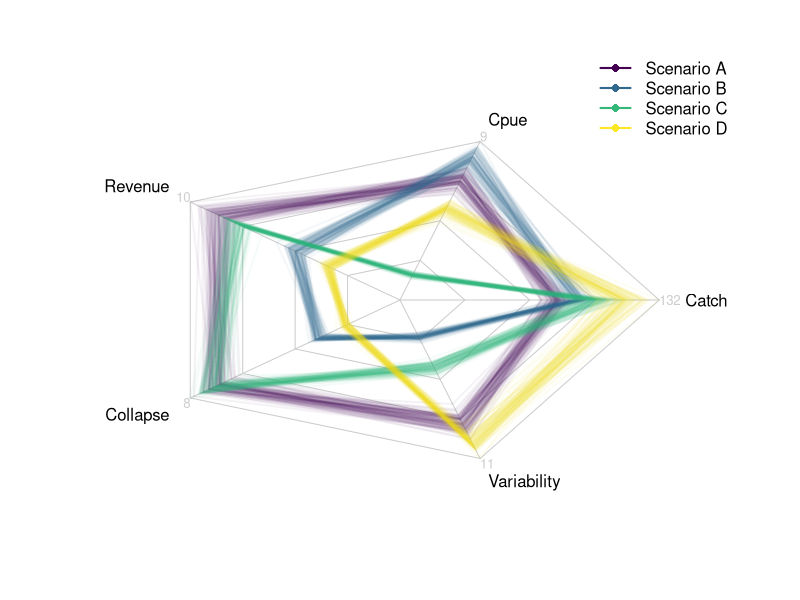

Write the R code that produced this figure.
# Function to plot multiple datasets on the same radar chart
multi_radar_plot <- function(categories, values_list, names = NULL, title = "", 
                             circle = FALSE, colors = NULL, webclr = "grey80", fill = FALSE, alpha = 0.05) {
  # Number of categories and datasets
  n <- length(categories)
  m <- length(values_list)
  nmc <- nrow(values_list[[1]])
  # Set default names if not provided
  if (is.null(names)) {
    names <- paste("Data", 1:m)
  }
  # Set default colors if not provided
  if (is.null(colors)) {
    colors <- viridis::viridis(m)
  }
  max_values <- apply(do.call("rbind", values_list), 2, max)

  # Calculate angles for each category
  angles <- seq(0, 2 * pi, length.out = n + 1)
  
  # Create a blank plot
  plot(0, 0, type = "n", xlim = c(-1, 1), ylim = c(-1, 1),
       xlab = "", ylab = "", main = title, axes = FALSE)
  
  # Draw axis lines for each category
  grid_values <- seq(0, 1, length.out = 5)[-1]
  if (circle){
    for (r in grid_values) {
      points(x = r * cos(seq(0, 2 * pi, length.out = 100)),
             y = r * sin(seq(0, 2 * pi, length.out = 100)),
             type = "l", lty = 1, col = webclr)
    }
  }
  for (i in 1:n) {
    lines(c(0, cos(angles[i])), c(0, sin(angles[i])), col = webclr)
    if(!circle){
        x_one <- grid_values * cos(angles[i])
        x_two <- grid_values * cos(angles[i + 1])
        y_one <- grid_values * sin(angles[i])
        y_two <- grid_values * sin(angles[i + 1])
        segments(x_one, y_one, x_two, y_two, col = webclr)
    }
    # Add category labels
    text_x <- 1.1  * cos(angles[i])
    text_y <- 1.1  * sin(angles[i])
    
    # Adjust text alignment
    hjust <- 0.5
    vjust <- 0.5
    if (cos(angles[i]) < -0.1) hjust <- 1
    if (cos(angles[i]) > 0.1) hjust <- 0
    if (sin(angles[i]) < -0.1) vjust <- 1
    if (sin(angles[i]) > 0.1) vjust <- 0
    text(text_x, text_y, labels = categories[i], adj = c(hjust, vjust))
    #add max axis values
    text(cos(angles[i]), sin(angles[i]), labels = round(max_values[i]), col = webclr, cex = 0.8, adj = c(hjust, vjust))  
  }
  
  # Plot each dataset
  for (i in 1:m) {
    values <- values_list[[i]]
    for (j in 1:ncol(values)){
        values[,j] <- values[,j] / max_values[j]
    }
    for(imc in 1:nmc){  
    # Calculate coordinates
      data_x <- values[imc, ] * cos(angles[1:n])
      data_y <- values[imc, ] * sin(angles[1:n])
    
    # Closed polygon coordinates
      data_x_closed <- c(data_x, data_x[1])
      data_y_closed <- c(data_y, data_y[1])
    
    # Fill polygon if requested
      if (fill) {
        polygon(data_x_closed, data_y_closed, 
                col = adjustcolor(colors[i], alpha.f = alpha), 
                border = NA)
      }
    
      # Draw outline
      lines(data_x_closed, data_y_closed, col = adjustcolor(colors[i], alpha.f = alpha), lwd = 2)
    
      # Add points
      #points(data_x, data_y, pch = 16, col = colors[i])
    }
  }
  
  # Add legend
  legend(par("usr")[2] * 0.7, par("usr")[4] + (par("usr")[4] - par("usr")[3]) * 0.2,
        legend = names, col = colors, lty = 1, lwd = 2, pch = 16, bty = "n")
}

#Multiple scenarios mcmc results
scenarios <- c("Scenario A", "Scenario B", "Scenario C", "Scenario D")
categories <- c("Catch", "Cpue", "Revenue", "Collapse", "Variability")

values1 <- sapply(c(80, 7.2, 9.0, 6.8, 8.3),FUN = function(x) rnorm(100,x,x*0.05))
values2 <- sapply(c(90, 8.5, 5.2, 3.0, 2.5),FUN = function(x) rnorm(100,x,x*0.05))
values3 <- sapply(c(100, 1.5, 8.2, 7.0, 4.5),FUN = function(x) rnorm(100,x,x*0.05))
values4 <- sapply(c(115, 5.5, 3.6, 2.0, 9.5),FUN = function(x) rnorm(100,x,x*0.05))

values_list <- list(values1, values2, values3, values4)

op <- list("omi" = par("omi"), "mar" = par("mar"), "xpd" = par("xpd"))
par(omi = c(1,1,1,1),mar = c(1, 1, 1, 1), xpd = NA)
multi_radar_plot(
   categories = categories ,
   values_list = values_list,
   names = scenarios,
   title = "",
   alpha = 0.05,
   fill = FALSE,
   circle = FALSE,
 )
par(op)
